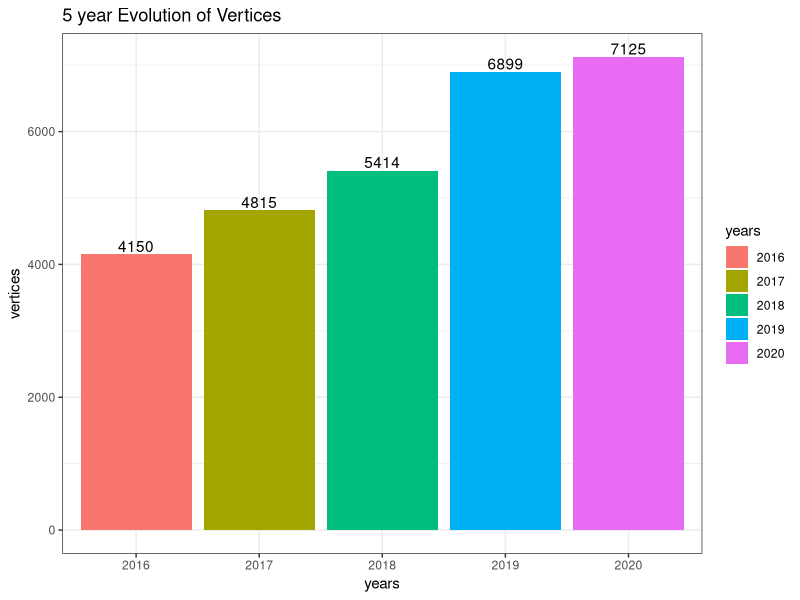
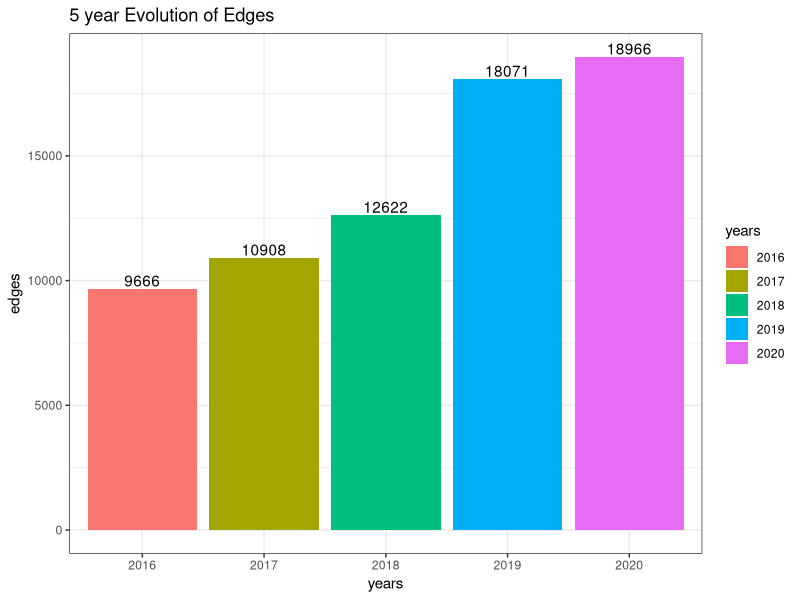
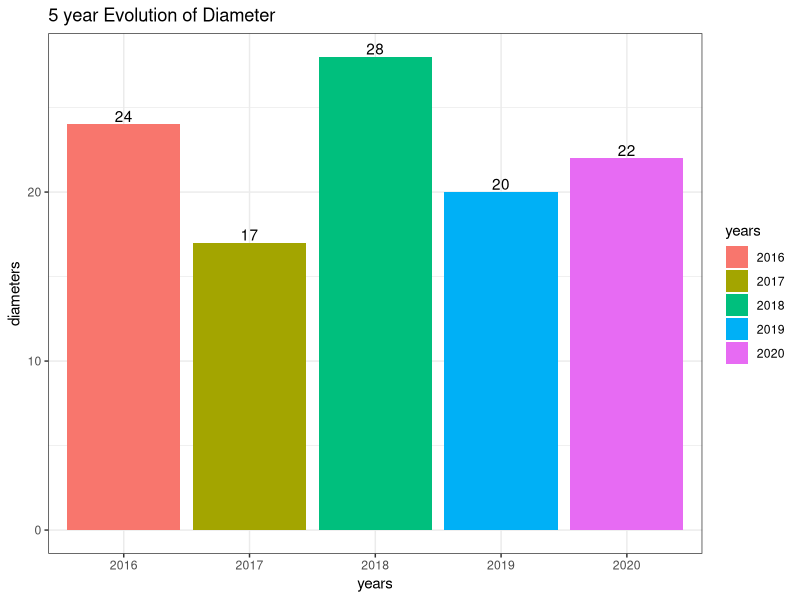
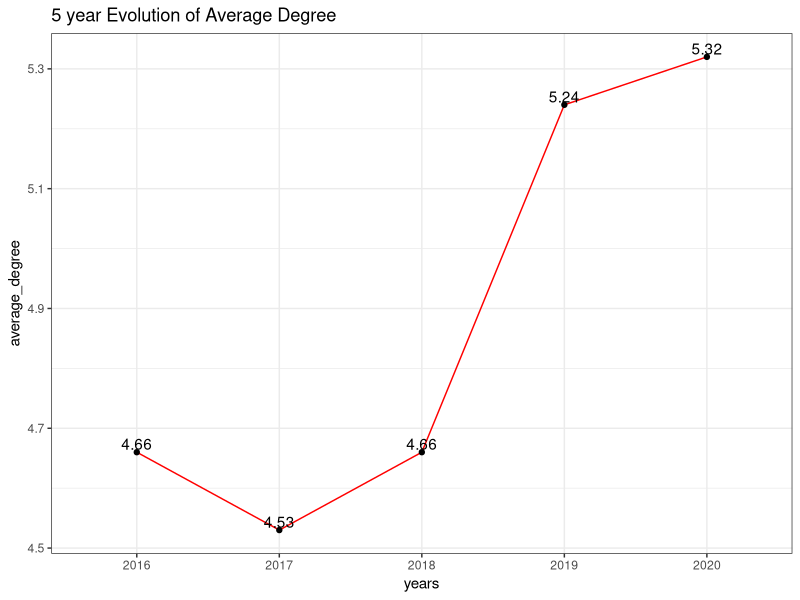
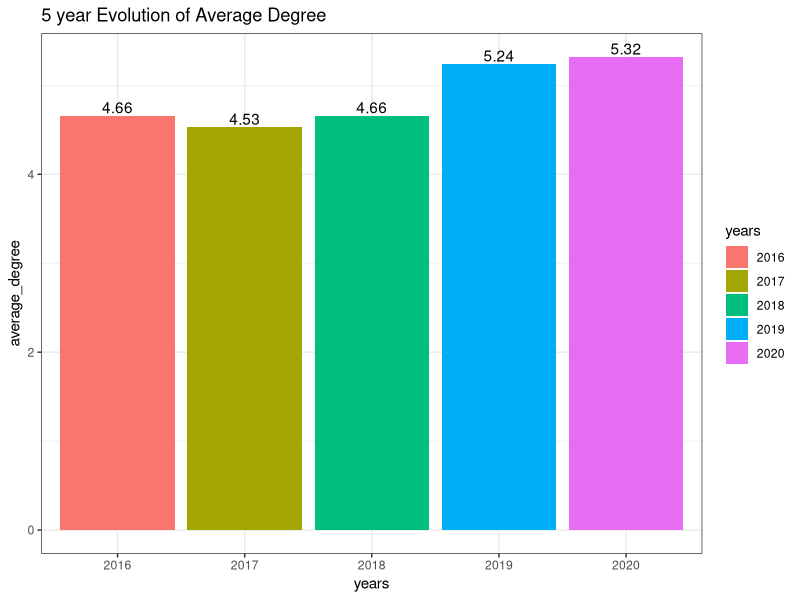

These charts were generated, in order, by the following R code: (Note: this script raises an error after producing the figures.)

require(igraph)
require(ggplot2)
setwd("C:\\Users\\elgr9\\OneDrive\\Desktop\\Assignment_2_SNA")

#### IMPORTING THE DATASETS 


d_2016 <- read.csv("d2016.csv",header = FALSE)
colnames(d_2016) <- c('from','to','weight')
View(d_2016)


d_2017 <- read.csv("d2017.csv",header = FALSE)
colnames(d_2017) <- c('from','to','weight')
View(d_2017)

d_2018 <- read.csv("d2018.csv",header = FALSE)
colnames(d_2018) <- c('from','to','weight')
View(d_2018)

d_2019 <- read.csv("d2019.csv",header = FALSE)
colnames(d_2019) <- c('from','to','weight')
View(d_2019)

d_2020 <- read.csv("d2020.csv",header = FALSE)
colnames(d_2020) <- c('from','to','weight')
View(d_2020)

g_2016 <- graph_from_data_frame(d_2016, directed=FALSE,vertices = NULL)
g_2017 <- graph_from_data_frame(d_2017, directed=FALSE,vertices = NULL)
g_2018 <- graph_from_data_frame(d_2018, directed=FALSE,vertices = NULL)
g_2019 <- graph_from_data_frame(d_2019, directed=FALSE,vertices = NULL)
g_2020 <- graph_from_data_frame(d_2020, directed=FALSE,vertices = NULL)


is.simple(g_2016) #TRUE
is.simple(g_2017) #TRUE
is.simple(g_2018) #TRUE
is.simple(g_2019) #TRUE
is.simple(g_2020) #TRUE

is.weighted(g_2016) #TRUE
is.weighted(g_2017) #TRUE
is.weighted(g_2018) #TRUE
is.weighted(g_2019) #TRUE
is.weighted(g_2020) #TRUE


###### TASK2 ###################################

########## PLOT FOR VERTICES ##################
v16<-gorder(g_2016)
v16
v17<-gorder(g_2017)
v17
v18<-gorder(g_2018)
v18
v19<-gorder(g_2019)
v19
v20<-gorder(g_2020)
v20


years<-c("2016","2017","2018","2019","2020")
vertices<-c(v16,v17,v18,v19,v20)
vert_plot<-as.data.frame(cbind(years,vertices))
vert_plot

vert_plot$vertices <- as.numeric(vert_plot$vertices)

ggplot(data=vert_plot, aes(x=years, y=vertices, fill=years),xlab=("years"),ylab=("Vertices")) +
  geom_bar(stat = "identity") +
  ggtitle("5 year Evolution of Vertices") + 
  geom_text(aes(label = vertices), vjust = -0.2) + theme_bw()
 

########## PLOT FOR EDGES ##################

e16<-gsize(g_2016)
e16
e17<-gsize(g_2017)
e17
e18<-gsize(g_2018)
e18
e19<-gsize(g_2019)
e19
e20<-gsize(g_2020)
e20


edges<-c(e16,e17,e18,e19,e20)
edge_plot<-as.data.frame(cbind(years,edges))
edge_plot

edge_plot$edges <- as.numeric(edge_plot$edges)


ggplot(data=edge_plot, 
       aes(x=years, y=edges, fill=years),
       xlab=("years"),
       ylab=("Edges")) +
  geom_bar(stat = "identity") +
  ggtitle("5 year Evolution of Edges") + 
  geom_text(aes(label = edges), vjust = -0.2)+ 
  theme_bw()


########## PLOT FOR DIAMETER ##################

d16<-diameter(g_2016,directed=FALSE)
d16
d17<-diameter(g_2017,directed=FALSE)
d17
d18<-diameter(g_2018,directed=FALSE)
d18
d19<-diameter(g_2019,directed=FALSE)
d19
d20<-diameter(g_2020,directed=FALSE)
d20

diameters<-c(d16,d17,d18,d19,d20)
diam_plot<-as.data.frame(cbind(years,diameters))

diam_plot$diameters <- as.numeric(diam_plot$diameters)

ggplot(data=diam_plot, 
       aes(x=years, y=diameters, fill=years),
       xlab=("years"),
       ylab=("diameters")) +
  geom_bar(stat = "identity") +
  ggtitle("5 year Evolution of Diameter") + 
  geom_text(aes(label = diameters), vjust = -0.2) + 
  theme_bw()


########## PLOT FOR AVG DEGREE ##################

average_degree<-c(mean(degree(g_2016, v = V(g_2016), mode = c("all"),
                         loops = FALSE, normalized = FALSE)),
             mean(degree(g_2017, v = V(g_2017), mode = c("in"),
                         loops = FALSE, normalized = FALSE)),
             mean(degree(g_2018, v = V(g_2018), mode = c("in"),
                         loops = FALSE, normalized = FALSE)),
             mean(degree(g_2019, v = V(g_2019), mode = c("in"),
                         loops = FALSE, normalized = FALSE)),
             mean(degree(g_2020, v = V(g_2020), mode = c("in"),
                         loops = FALSE, normalized = FALSE)))

average_degree <- round(average_degree,2)


avg_degree <- as.data.frame(cbind(average_degree,years))


avg_degree$average_degree <- as.numeric(avg_degree$average_degree )

ggplot(data=avg_degree, aes(x=years, y=average_degree, group=1)) +
  geom_line(color="red")+
  geom_point() +  
  ggtitle("5 year Evolution of Average Degree") + 
  geom_text(aes(label = average_degree), vjust = -0.2) + theme_bw()


ggplot(data=avg_degree, 
       aes(x=years, y=average_degree, fill=years),
       xlab=("years"),
       ylab=("average_degree")) +
  geom_bar(stat = "identity") +
  ggtitle("5 year Evolution of Average Degree") + 
  geom_text(aes(label = average_degree), vjust = -0.2)+ 
  theme_bw()


########################### TASK3 ###################################
################ DEGREE ######################
  
  d2016 <- as.data.frame(head(sort(degree(g_2016,loops = FALSE,mode = 'all'), decreasing = TRUE),10))
  colnames(d2016) <- c("Degree Score 2016")
  d2016
  d2017 <- as.data.frame(head(sort(degree(g_2017,loops = FALSE,mode = 'all'), decreasing = TRUE),10))
  colnames(d2017) <- c("Degree Score 2017")
  d2017
  d2018 <- as.data.frame(head(sort(degree(g_2018,loops = FALSE,mode = 'all'), decreasing = TRUE),10))
  colnames(d2018) <- c("Degree Score 2018")
  d2018
  d2019 <- as.data.frame(head(sort(degree(g_2019,loops = FALSE,mode = 'all'), decreasing = TRUE),10))
  colnames(d2019) <- c("Degree Score 2019")
  d2019
  d2020 <- as.data.frame(head(sort(degree(g_2020,loops = FALSE,mode = 'all'), decreasing = TRUE),10))
  colnames(d2020) <- c("Degree Score 2020")
  d2020

############## PAGE RANK ####################

page_rank_2016 <- page_rank(
  g_2016,
  algo = "prpack",
  directed = FALSE,
  damping = 0.85,
  personalized = NULL,
  options = NULL)

page_rank_2016_sort <- as.data.frame(head(sort(page_rank_2016$vector,decreasing = TRUE),10))
colnames(page_rank_2016_sort) <- c("PageRank Score 2016")
page_rank_2016_sort

page_rank_2017 <- page_rank(
  g_2017,
  directed = FALSE,
  damping = 0.85,
  personalized = NULL,
  algo = "prpack",
  options = NULL)


page_rank_2017_sort <- as.data.frame(head(sort(page_rank_2017$vector,decreasing = TRUE),10))
colnames(page_rank_2017_sort) <- c("PageRank Score 2017")
page_rank_2017_sort  

page_rank_2018 <- page_rank(
  g_2018,
  algo = "prpack",
  directed = FALSE,
  damping = 0.85,
  personalized = NULL,
  options = NULL)

page_rank_2018_sort <- as.data.frame(head(sort(page_rank_2018$vector,decreasing = TRUE),10))
colnames(page_rank_2018_sort) <- c("PageRank Score 2018")
page_rank_2018_sort

page_rank_2019 <- page_rank(
  g_2019,
  algo = "prpack",
  directed = FALSE,
  damping = 0.85,
  personalized = NULL,
  options = NULL)

page_rank_2019_sort <- as.data.frame(head(sort(page_rank_2019$vector,decreasing = TRUE),10))
colnames(page_rank_2019_sort) <- c("PageRank Score 2019")
page_rank_2019_sort

page_rank_2020 <- page_rank(
  g_2020,
  algo = "prpack",
  directed = FALSE,
  damping = 0.85,
  personalized = NULL,
  options = NULL)

page_rank_2020_sort <- as.data.frame(head(sort(page_rank_2020$vector,decreasing = TRUE),10))
colnames(page_rank_2020_sort) <- c("PageRank Score 2020")
page_rank_2020_sort

################### TASK 4 #########################################

############ CLUSTERING ####################
#### METHOD 1

start.time <- Sys.time()

louvain2016 <- cluster_louvain(g_2016)
louvain2016
louvain2017 <- cluster_louvain(g_2017)
louvain2017
louvain2018 <- cluster_louvain(g_2018)
louvain2018
louvain2019 <- cluster_louvain(g_2019)
louvain2019
louvain2020 <- cluster_louvain(g_2020)
louvain2020

end.time <- Sys.time()
time.taken <- end.time - start.time
time.taken
##################################

#### METHOD 2

start.time <- Sys.time()

fast_greedy2016 <- cluster_fast_greedy(g_2016)
fast_greedy2016
fast_greedy2017 <- cluster_fast_greedy(g_2017)
fast_greedy2017
fast_greedy2018 <- cluster_fast_greedy(g_2018)
fast_greedy2018
fast_greedy2019 <- cluster_fast_greedy(g_2019)
fast_greedy2019
fast_greedy2020 <- cluster_fast_greedy(g_2020)
fast_greedy2020

end.time <- Sys.time()
time.taken <- end.time - start.time
time.taken
###############################
#### METHOD 3
start.time <- Sys.time()

infomap2016 <- cluster_infomap(g_2016)
infomap2016
infomap2017 <- cluster_infomap(g_2017)
infomap2017
infomap2018 <- cluster_infomap(g_2018)
infomap2018
infomap2019 <- cluster_infomap(g_2019)
infomap2019
infomap2020 <- cluster_infomap(g_2020)
infomap2020


end.time <- Sys.time()
time.taken <- end.time - start.time
time.taken

################ choosing the fast_greedy2016 method and Irwin King #######################

m16 <-membership(fast_greedy2016)['Christos Faloutsos']
m16
m17 <-membership(fast_greedy2017)['Christos Faloutsos']
m17
m18 <-membership(fast_greedy2018)['Christos Faloutsos']
m18
m19 <-membership(fast_greedy2019)['Christos Faloutsos']
m19
m20 <-membership(fast_greedy2020)['Christos Faloutsos']
m20

############# Similarities of the communities of the Christos Faloutsos belongs to 

l2016 <- length(fast_greedy2016[[6]]) # 78 authors in this community in 2016
l2016
l2017 <- length(fast_greedy2017[[51]]) # 120 authors in this community in 2017
l2017 
l2018 <- length(fast_greedy2018[[203]]) # 23 authors in this community in 2018
l2018
l2019 <- length(fast_greedy2019[[4]])   # 64 authors in this community in 2019
l2019
l2020 <-length(fast_greedy2020[[2]]) # 316 authors in this community in 2020
l2020

community_size <- c(l2016,l2017,l2018,l2019,l2020)
avg_degree$community_size <- as.numeric(avg_degree$community_size )

community_size_evolution <- as.data.frame(cbind(community_size,years))
community_size_evolution
community_size_evolution$community_size <- as.numeric(community_size_evolution$community_size )

ggplot(data=community_size_evolution, aes(x=years, y=community_size, group=1)) +
  geom_line(color="red")+
  geom_point() +  
  ggtitle("5 year Evolution of the Communities Christos Faloutsos belongs to ") + 
  geom_text(aes(label = community_size), vjust = -0.2) + theme_bw()
##### or 
ggplot(data=community_size_evolution, 
       aes(x=years, y=community_size, fill=years),
       xlab=("years"),
       ylab=("community_size")) +
  geom_bar(stat = "identity") +
  ggtitle("5 year Evolution of the Communities Christos Faloutsos belongs to ") + 
  geom_text(aes(label = community_size), vjust = -0.2) + 
  theme_bw()

# Now we have to find the common attributes between these communities in those years 

# the 2016 and 2017 communities have only "Christos Faloutsos" in common 
i2016_2017 <- intersect(unlist(fast_greedy2016[6]),unlist(fast_greedy2017[51]))
i2016_2017
i2017_2018 <-intersect(unlist(fast_greedy2017[51]),unlist(fast_greedy2018[203]))
i2017_2018
i2018_2019 <- intersect(unlist(fast_greedy2018[203]),unlist(fast_greedy2019[4]))
i2018_2019
i2019_2020 <- intersect(unlist(fast_greedy2019[4]),unlist(fast_greedy2020[2]))
i2019_2020 


i2016_to_2018 <- intersect(i2016_2017,i2017_2018)
i2016_to_2018
i2016_to_2019 <- intersect(i2016_to_2018,i2018_2019)
i2016_to_2019
i2016_to_2020 <- intersect(i2018_2019 ,i2019_2020)
i2016_to_2020




##### COLORING THE COMMUNITIES ################

V(g_2016)$color <- factor(membership(fast_greedy2016))
V(g_2017)$color <- factor(membership(fast_greedy2017))
V(g_2018)$color <- factor(membership(fast_greedy2018))
V(g_2019)$color <- factor(membership(fast_greedy2019))
V(g_2020)$color <- factor(membership(fast_greedy2020))

#Year 2016 plot 

com_2016 <-unlist(fast_greedy2016[sizes(fast_greedy2016) > 20 & sizes(fast_greedy2016) < 50])
com_graph_2016 <- subgraph(g_2016, com_2016)
plot(com_graph_2016,
     vertex.label = NA,
     edge.arrow.width = 0.5, 
     edge.arrow.size = 0.2, 
     vertex.size = 3.5,
     main='Community Graph For 2016')


#Year 2017 plot 

com_2017 <-unlist(fast_greedy2017[sizes(fast_greedy2017) > 20 & sizes(fast_greedy2017) < 50])
com_graph_2017 <- subgraph(g_2017, com_2017)
plot(com_graph_2017, 
     vertex.label = NA, 
     edge.arrow.width = 0.5, 
     edge.arrow.size = 0.2,
     vertex.size = 3.5,
     main='Community Graph For 2017')


#Year 2018 plot 

com_2018 <-unlist(fast_greedy2018[sizes(fast_greedy2018)> 20 & sizes(fast_greedy2018) < 50])
com_graph_2018 <- subgraph(g_2018, com_2018)
plot(com_graph_2018, 
     vertex.label = NA, 
     edge.arrow.width = 0.5,
     edge.arrow.size = 0.2,
     vertex.size = 3.5,
     main='Community Graph For 2018')

#Year 2019 plot 

com_2019 <-unlist(fast_greedy2019[sizes(fast_greedy2019) > 20 & sizes(fast_greedy2019) < 50])
com_graph_2019 <- subgraph(g_2019, com_2019)
plot(com_graph_2019, 
     vertex.label = NA,
     edge.arrow.width = 0.5, 
     edge.arrow.size = 0.2, 
     vertex.size = 3.5,
     main='Community Graph For 2019')


#Year 2020 plot 

com_2020 <-unlist(fast_greedy2020[sizes(fast_greedy2020) > 20 & sizes(fast_greedy2020) < 50])
com_graph_2020 <- subgraph(g_2020, com_2020)
plot(com_graph_2020, 
     vertex.label = NA,
     edge.arrow.width = 0.5, 
     edge.arrow.size = 0.5,
     vertex.size = 3.5,
     main='Community Graph For 2020')











